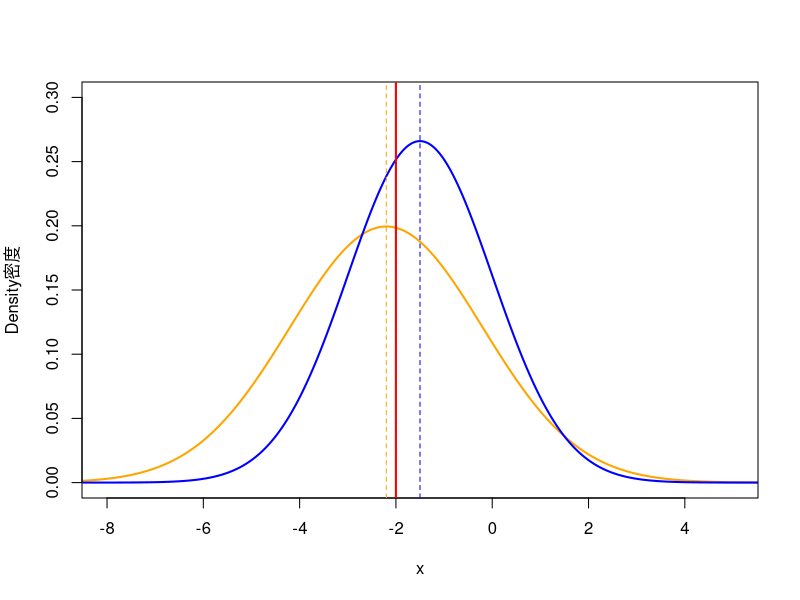
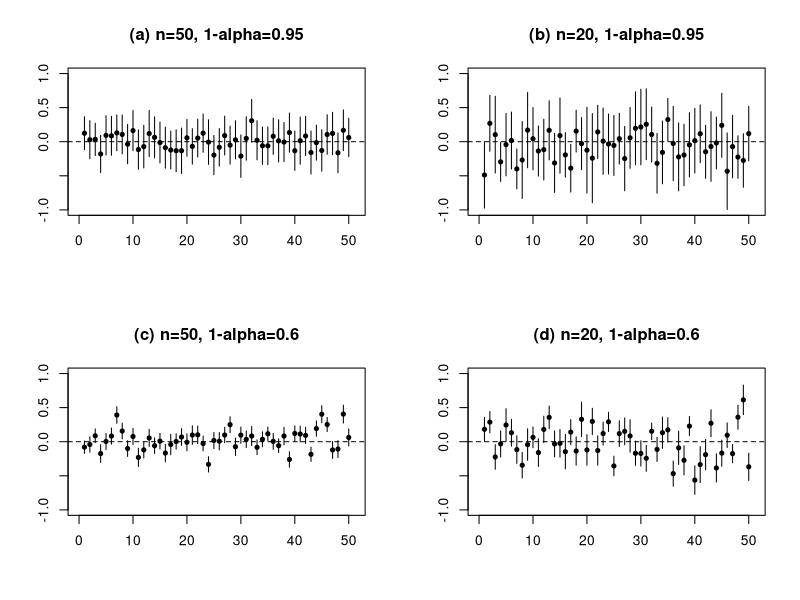
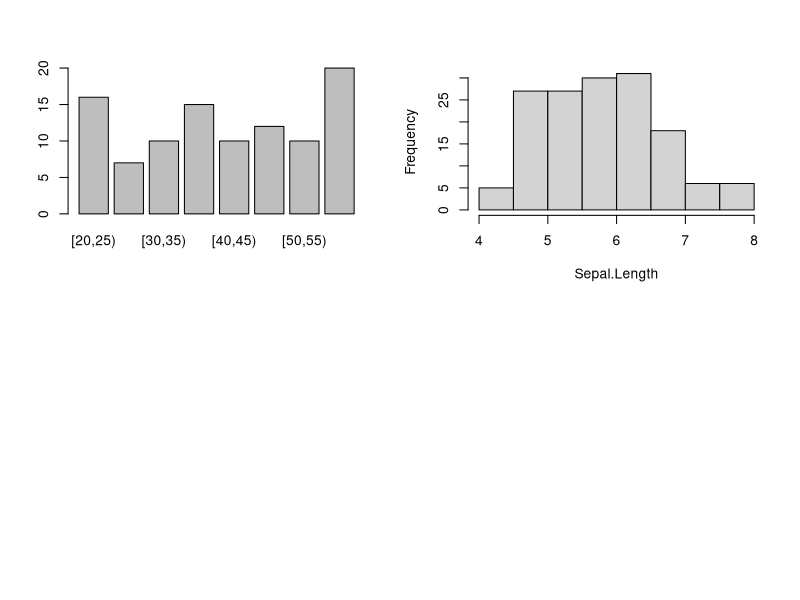
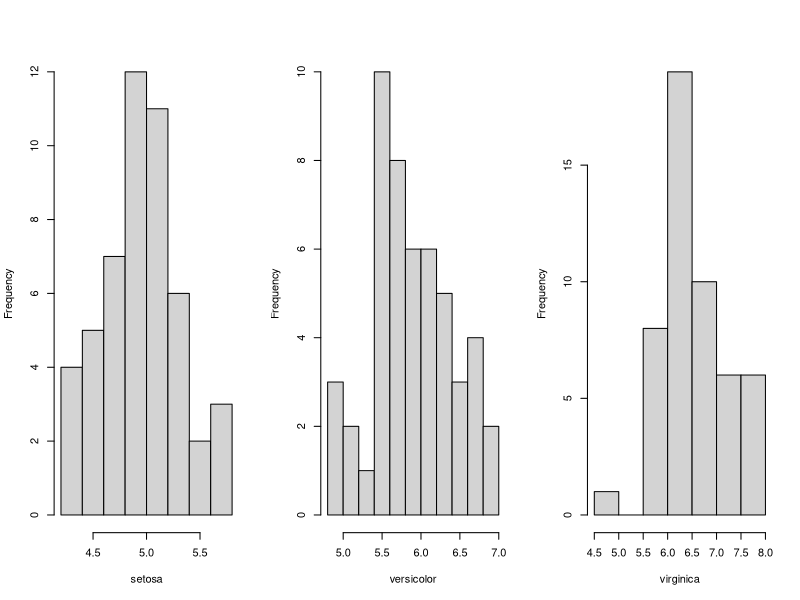
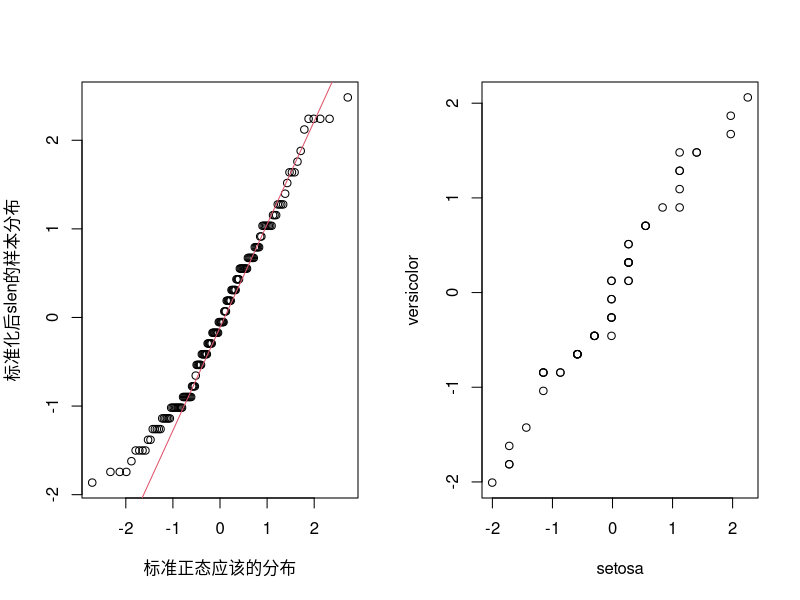
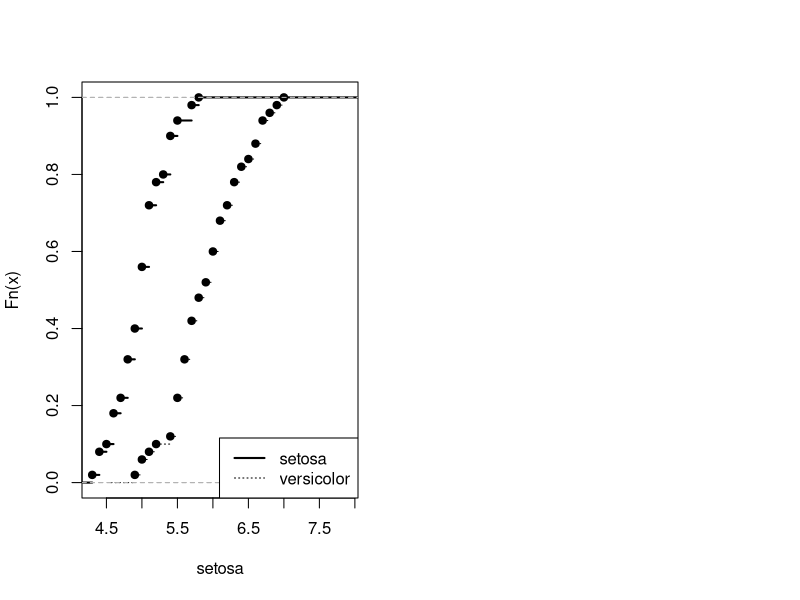

These figures' R source, in order:
## ---- chunk 1
options(warn =-1)
## ---- chunk 2
pbeta(0.2,8,13)
## ---- chunk 3
set.seed(233)
x <- seq(-10,15,length.out = 1000)
y1 <-  dnorm(x,-2.2,2)
y2 <-  dnorm(x,-1.5,1.5)
# 画图
plot(x,y1,type='l',col="orange",ylab="Density密度",lwd=2,ylim=c(0,0.3),xlim=c(-8,5))
lines(x,y2,lwd=2,col="blue")
abline(v=-2.2,lty=2,col="orange")
abline(v=-1.5,lty=2,col="blue")
abline(v=-2,lwd=2,col="red")
## ---- chunk 4
##区间估计的模拟结果
########从正态整体N(0,1)中随机抽出样本，进行总体均值的置信区间估计，样本量n=50,20,50,20,
#置信度为0.95，0.95,0.6,0.6
#重复50次试验
# 构造函数~ci() 来计算置信区间
ci=function(n,alpha){ #随机生成样本并求置信区间
  x=rnorm(n,0,1)
  u=mean(x);s=sqrt(var(x))
  itv=qt(alpha/2,df=n-1,lower.tail=F,log.p = FALSE)*s/sqrt(n)#算置信区间d/2
  ci1=u-itv;ci2=u+itv
  list(ci1=ci1,u=u,ci2=ci2)#返回值是三元组，左-中点-右
}

# 函数~plotci() 重复~50 次估计并绘制置信区间的分布
plotci=function(n,alpha){
a=ci(n,alpha)
plot(1,a$u,xlim=c(0,51),ylim=c(-1,1),xlab="",ylab="",pch=20)
abline(h=0, lty=2)
segments(1,a$ci1,1,a$ci2)
for (i in 2:50){
a=ci(n,alpha)
points(i,a$u,pch=20)
segments(i,a$ci1,i,a$ci2)
}
}
par(mfrow=c(2,2));
plotci(50,0.05);
title("(a) n=50, 1-alpha=0.95");#title() 用于给图片加上标题
plotci(20,0.05);title("(b) n=20, 1-alpha=0.95")
plotci(50,0.4);title("(c) n=50, 1-alpha=0.6")
plotci(20,0.4);title("(d) n=20, 1-alpha=0.6")
## ---- chunk 5
#文档用例
x <- c(0:10, 50)
xm <- mean(x)
cat(xm, mean(x, trim = 0.10))
## ---- chunk 6
aa = c(3, 5, 10, 4.5, -1, -3)
bb = c(1,1,1,2,3,3,1,2,4,1,2,4,4,2,3,4,1,2,3,4)
cc = letters[bb]
print(quantile(aa))
print(quantile(aa,probs=c(.99,.5)))
print(order(aa)) #升序排序的位序号
print(sort(aa,decreasing = TRUE)) #降序排序
## ---- chunk 7
t = c(1,1,1,2,3,3,1,2,4,1,2,4,4,2,3,4,1,2,3,4)
print(table(t))
## ---- chunk 8
p<-rpois(10e+6,lambda=7)
system.time({ble = table(p)})
print(ble)
system.time({bulate = tabulate(p)})
print(bulate)
## ---- chunk 9
Age = sample(20:60, 100, replace = T)
cutout <- cut(Age, seq(20, 60, 5), include.lowest = T,right=F)
plot(cutout)
## ---- chunk 10
#head(iris) #iris一个经典的内置数据
slen <- iris$Sepal.Length
swid <- iris$Sepal.Width
plen <- iris$Petal.Length
pwid <- iris$Petal.Width
spe <- iris$Species


cat("均值",mean(slen))
cat("\nsetosa均值",mean(slen[spe=='setosa']))
cat("\n方差",var(slen))
cat("\n标准差",sd(slen))
cat("\n中位数",median(slen))
cat("\n指定分位数",quantile(slen,q=c(0.25,0.75)))
#install.packages("fBasics")
library("fBasics")
cat("\n偏度",skewness(slen))
cat("\n峰度",kurtosis(slen))

## ---- chunk 11
t <- table(spe)
prop.table(t)
## ---- chunk 12
hist(slen,main="",xlab="Sepal.Length",breaks=10)
par(mfrow=c(1,3))#多个图共同在一个图片上1*3放置
hist(slen[spe=='setosa'],main="",xlab="setosa",breaks=10)
hist(slen[spe=='versicolor'],main="",xlab="versicolor",breaks=10)
hist(slen[spe=='virginica'],main="",xlab="virginica",breaks=10)
## ---- chunk 13
par(mfrow=c(1,2))
qqnorm(scale(slen),main="",xlab="标准正态应该的分布",ylab="标准化后slen的样本分布")
qqline(scale(slen), col = 2,main="") 
qqplot(scale(slen[spe=='setosa']),scale(slen[spe=='versicolor']),
       xlab="setosa",ylab="versicolor")
## ---- chunk 14
# lwd改变线条粗细 lty指定线条类型
plot.ecdf(slen[spe=='setosa'],main="",xlab="setosa",
          lwd = 2,xlim=c(min(slen),max(slen)))
lines(ecdf(slen[spe=='versicolor']),lty=3)
legend("bottomright",c("setosa","versicolor"),lty=c(1,3),lwd=c(2,1))
## ---- chunk 15
#?sample
sample(1:10)#默认抽样量为n，相当于排列
sample(1:10,3)#抽3个
sample(1:10,rep=T)#重复抽样
## ---- chunk 16
t1 <- c(rep(1,119),rep(0,11037-119))
t2 <- c(rep(1,98),rep(0,11034-98))
B <- 1000
## ---- chunk 17
x <- rnorm(200)
B <- 1000
t <- rep(0,B)
for (i in 1:B){
  t[i] <- mean(sample(x,rep=T))
}
mean(t)-mean(x)
